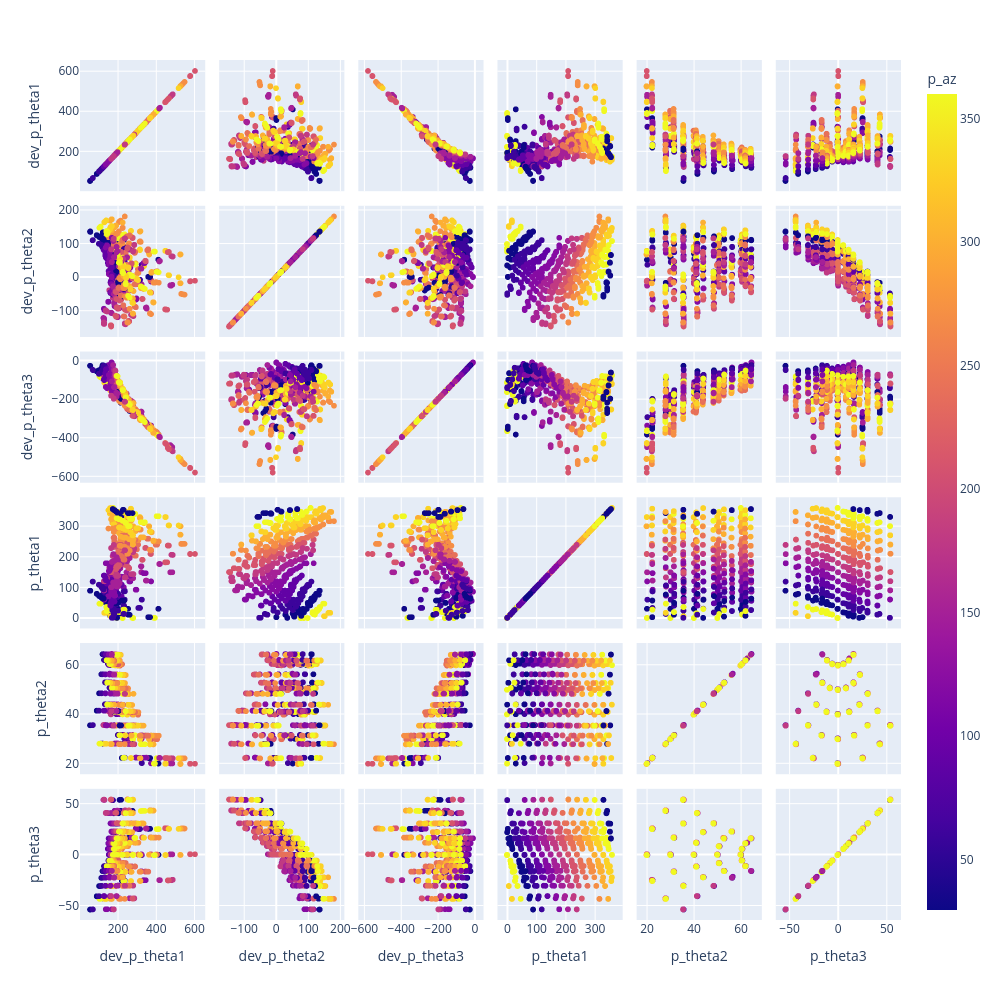

Write notebook code for a chart like this one.
### Markdown cell above
# Theta Space Residuals - BEFORE

### Code cell
fig = px.scatter_matrix(d, dimensions=["dev_p_theta1", "dev_p_theta2", "dev_p_theta3", "p_theta1", "p_theta2", "p_theta3"], color="p_az",
                        hover_data=[ "p_az", "p_alt", "p_roll", "filename",])
fig.update_layout(height=1000,width=1000 )
fig.show()

### Figure 1 — Plotly figure (JSON) as saved in the notebook; plotly's stock layout.template omitted (floating-point values rounded to 4 significant figures; data arrays with more than 128 entries replaced by an {"elided": "..."} marker saying what was removed)
{"data": [{"customdata": {"elided": "1732x4 mixed values"}, "dimensions": [{"axis": {"matches": true}, "label": "dev_p_theta1", "values": {"elided": "1732 float values"}}, {"axis": {"matches": true}, "label": "dev_p_theta2", "values": {"elided": "1732 float values"}}, {"axis": {"matches": true}, "label": "dev_p_theta3", "values": {"elided": "1732 float values"}}, {"axis": {"matches": true}, "label": "p_theta1", "values": {"elided": "1732 float values"}}, {"axis": {"matches": true}, "label": "p_theta2", "values": {"elided": "1732 float values"}}, {"axis": {"matches": true}, "label": "p_theta3", "values": {"elided": "1732 float values"}}], "hovertemplate": "%{xaxis.title.text}=%{x}<br>%{yaxis.title.text}=%{y}<br>p_az=%{marker.color}<br>p_alt=%{customdata[1]}<br>p_roll=%{customdata[2]}<br>filename=%{customdata[3]}<extra></extra>", "legendgroup": "", "marker": {"color": {"elided": "1732 float values"}, "coloraxis": "coloraxis", "symbol": "circle"}, "name": "", "showlegend": false, "type": "splom"}], "layout": {"coloraxis": {"colorbar": {"title": {"text": "p_az"}}, "colorscale": [[0, "#0d0887"], [0.1111, "#46039f"], [0.2222, "#7201a8"], [0.3333, "#9c179e"], [0.4444, "#bd3786"], [0.5556, "#d8576b"], [0.6667, "#ed7953"], [0.7778, "#fb9f3a"], [0.8889, "#fdca26"], [1, "#f0f921"]]}, "dragmode": "select", "height": 1000, "legend": {"tracegroupgap": 0}, "margin": {"t": 60}, "width": 1000}}
